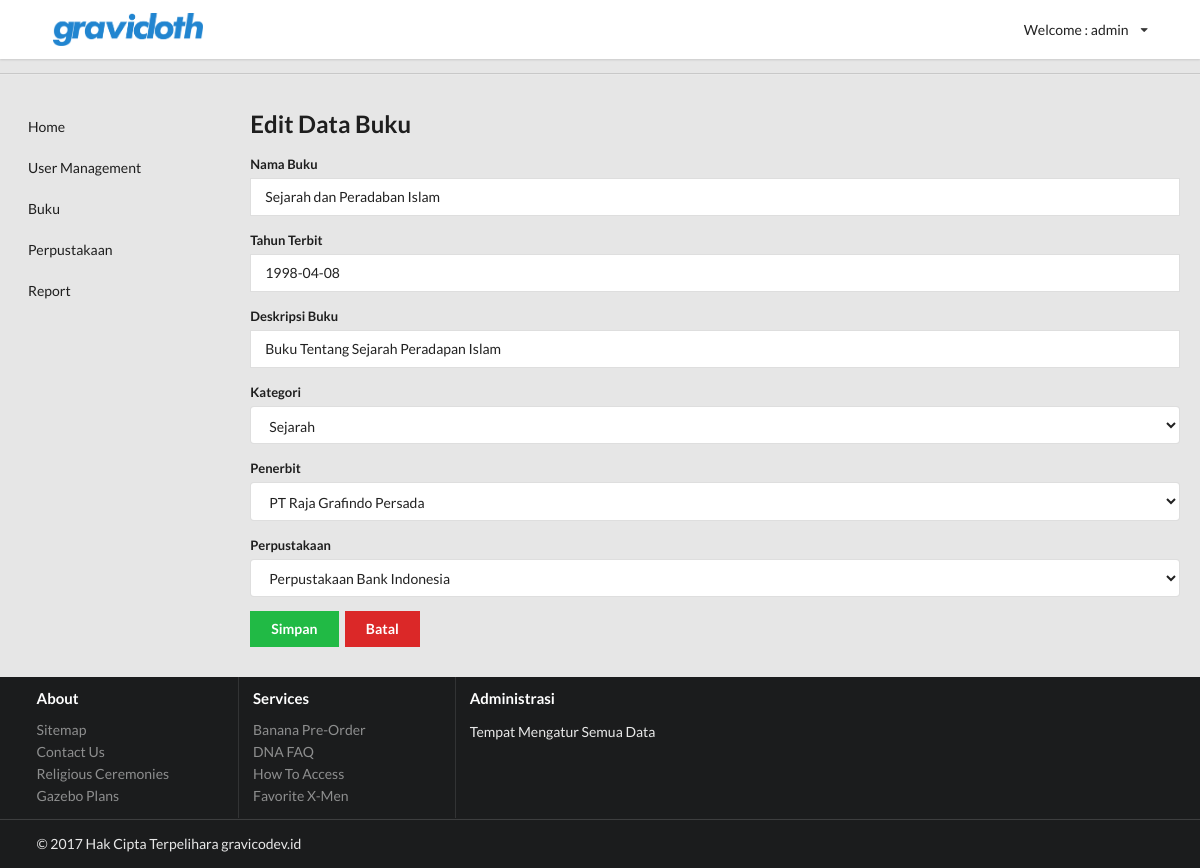
Screenshot of /admin/index.php?p=buku/edit&id=1 (signed in) with the database file from the repository.
### tables this page shows
CREATE TABLE `petugas` (
  `id_petugas` int(11) NOT NULL,
  `nama_petugas` varchar(128) NOT NULL,
  `alamat_petugas` varchar(128) NOT NULL,
  `tanggal_masuk` date NOT NULL,
  `tempat_lahir_petugas` varchar(128) NOT NULL,
  `tanggal_lahir_petugas` date NOT NULL,
  `username_petugas` varchar(25) NOT NULL,
  `password_petugas` varchar(25) NOT NULL,
  `status_petugas` int(11) NOT NULL
);

CREATE TABLE `buku` (
  `id_buku` int(11) NOT NULL,
  `nama_buku` varchar(128) NOT NULL,
  `tahun_terbit` date NOT NULL,
  `deskripsi_buku` varchar(128) NOT NULL,
  `id_kategori` int(11) NOT NULL,
  `id_penerbit` int(11) NOT NULL,
  `id_perpus` int(11) NOT NULL
);

CREATE TABLE `kategori` (
  `id_kategori` int(11) NOT NULL,
  `kategori` varchar(128) NOT NULL
);

CREATE TABLE `penerbit` (
  `id_penerbit` int(11) NOT NULL,
  `nama_penerbit` varchar(128) NOT NULL,
  `alamat_penerbit` varchar(128) NOT NULL
);

CREATE TABLE `perpus` (
  `id_perpus` int(11) NOT NULL,
  `nama_perpus` varchar(128) NOT NULL,
  `alamat_perpus` varchar(128) NOT NULL,
  `deskripsi_perpus` varchar(128) NOT NULL,
  `latitude` double NOT NULL,
  `longitude` double NOT NULL
);

### admin/view/session.php (called while the page is built, shortened)
<?php
$connection = mysql_connect("localhost", "root", "");
$user_check=$_SESSION['login_user_admin'];
$ses_sql=mysql_query("select username_petugas from petugas where username_petugas='$user_check'", $connection);
$row = mysql_fetch_assoc($ses_sql);
$login_session =$row['username_petugas'];
?>

### admin/view/buku/edit.php (the view, shortened to what this page needs)
<h2>Edit Data Buku</h2>
<?php
$id = $_GET['id'];
$show = mysql_query("SELECT * FROM buku WHERE id_buku='$id'");
if(mysql_num_rows($show) == 0){
	echo '<script>window.history.back()</script>';
}else{
	$data = mysql_fetch_assoc($show);
}
?>
<form class="ui form" action="?p=buku/edit-proses" method="post">
	<div class="field">
		<label>Nama Buku</label>
	    <input type="text" name="nama_buku" value="<?php echo $data['nama_buku']; ?>" placeholder="Nama Buku" required>
	</div>
	<div class="field">
		<label>Tahun Terbit</label>
	    <input id="datepicker" type="text" name="tahun_terbit" value="<?php echo $data['tahun_terbit']; ?>" placeholder="Tahun Terbit"  required>
	</div>
	<div class="field">
		<label>Deskripsi Buku</label>
	    <input type="text" name="deskripsi" value="<?php echo $data['deskripsi_buku']; ?>" placeholder="Deskripsi Buku Terbit" required>
	</div>
	<div class="field">
		<label>Kategori</label>
	    <select name="kategori" required>
					<?php
						$sqlkategori = "SELECT * FROM kategori";
						$resultkategori = mysql_query($sqlkategori);
						while ($rowkategori = mysql_fetch_array($resultkategori)) {
							echo "<option value='" . $rowkategori['id_kategori']."' ". (($data['id_kategori']==$rowkategori['id_kategori'])?"selected='selected'":'').">". $rowkategori['kategori']."</option>";
						}
					?>
				</select>
	</div>
	<div class="field">
		<label>Penerbit</label>
	    <select name="penerbit" required>
					<?php
						$sqlpenerbit = "SELECT id_penerbit,nama_penerbit FROM penerbit";
						$resultpenerbit = mysql_query($sqlpenerbit);
						while ($rowpenerbit = mysql_fetch_array($resultpenerbit)) {
							echo "<option value='" . $rowpenerbit['id_penerbit']."' ". (($data['id_penerbit']==$rowpenerbit['id_penerbit'])?"selected='selected'":'').">". $rowpenerbit['nama_penerbit']."</option>";
						}
					?>
				</select>
	</div>
	<div class="field">
		<label>Perpustakaan</label>
	    <select name="perpus" required>
					<?php
						$sqlperpus = "SELECT id_perpus,nama_perpus FROM perpus";
						$resultperpus = mysql_query($sqlperpus);
						while ($rowperpus = mysql_fetch_array($resultperpus)) {
							echo "<option value='" . $rowperpus['id_perpus']."' ". (($data['id_perpus']==$rowperpus['id_perpus'])?"selected='selected'":'').">". $rowperpus['nama_perpus']."</option>";
						}
					?>
				</select>
	</div>
		<input class="ui green button" type="submit" name="submit" value="Simpan">
		<a class="ui red button" href="?p=buku/index-book">Batal</a>
</form>

### admin/view/layout/header-login.php (shortened to what this page needs)
<?php
    $tampilan = "";
	include('view/session.php');
    $query = mysql_query("SELECT * FROM petugas WHERE username_petugas = '$login_session'") or die(mysql_error());
    while($data = mysql_fetch_assoc($query)){
        $tampilan = $data['nama_petugas'];
    }
?>
<header>
    <div id="nav-header" class="ui square borderless menu">
        <div class="ui container">
            <div class="item">
                <a href="">
                    <img class="ui small image" src="public/images/logo.png">
                </a>
            </div>
            <div class="right menu">
                <div class="ui dropdown item" >
                  <div class="text">Welcome : <?php echo $tampilan; ?></div>
                  <i class="dropdown icon"></i>
                </div>
            </div>
        </div>
    </div>
</header>

### admin/public/css/app.css (style rules this page uses)
.ui.square { border-radius: 0; border: 0; }
.ui.button, .ui.basic.button { border-radius: 0; }
.ui.form input:not([type]), .ui.form input[type=text], .ui.form input[type=email], .ui.form input[type=search], .ui.form input[type=password], .ui.form input[type=date], .ui.form input[type=datetime-local], .ui.form input[type=tel], .ui.form input[type=time], .ui.form input[type=file], .ui.form input[type=url], .ui.form input[type=number] { border-radius: 0; }
html { height: 100%; }
body { background: #e6e6e6; background-color: #e6e6e6; height: 100%; margin: 0; }
#nav-header { margin: 0; }

### rows the page displays
petugas: nama_petugas "admin"
buku: nama_buku "Sejarah dan Peradaban Islam", tahun_terbit "1998-04-08", deskripsi "Buku Tentang Sejarah Peradapan Islam", kategori "Sejarah", penerbit "PT Raja Grafindo Persada", perpus "Perpustakaan Bank Indonesia"
